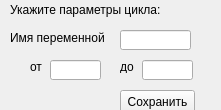
    <widget class="QWidget" name="page">
     <property name="geometry">
      <rect>
       <x>0</x>
       <y>0</y>
       <width>221</width>
       <height>110</height>
      </rect>
     </property>
     <attribute name="label">
      <string>for</string>
     </attribute>
     <widget class="QPushButton" name="pushButton_8">
      <property name="geometry">
       <rect>
        <x>120</x>
        <y>90</y>
        <width>75</width>
        <height>23</height>
       </rect>
      </property>
      <property name="toolTip">
       <string>&lt;html&gt;&lt;head/&gt;&lt;body&gt;&lt;p&gt;Сохранить параметры оператора&lt;/p&gt;&lt;/body&gt;&lt;/html&gt;</string>
      </property>
      <property name="text">
       <string>Сохранить</string>
      </property>
     </widget>
     <widget class="QLineEdit" name="lineEdit">
      <property name="geometry">
       <rect>
        <x>50</x>
        <y>60</y>
        <width>51</width>
        <height>20</height>
       </rect>
      </property>
     </widget>
     <widget class="QLineEdit" name="lineEdit_2">
      <property name="geometry">
       <rect>
        <x>142</x>
        <y>60</y>
        <width>51</width>
        <height>20</height>
       </rect>
      </property>
     </widget>
     <widget class="QLabel" name="label_2">
      <property name="geometry">
       <rect>
        <x>30</x>
        <y>60</y>
        <width>47</width>
        <height>13</height>
       </rect>
      </property>
      <property name="text">
       <string>от</string>
      </property>
     </widget>
     <widget class="QLabel" name="label_3">
      <property name="geometry">
       <rect>
        <x>120</x>
        <y>60</y>
        <width>47</width>
        <height>13</height>
       </rect>
      </property>
      <property name="text">
       <string>до</string>
      </property>
     </widget>
     <widget class="QLabel" name="label_4">
      <property name="geometry">
       <rect>
        <x>10</x>
        <y>0</y>
        <width>211</width>
        <height>21</height>
       </rect>
      </property>
      <property name="text">
       <string>&lt;html&gt;&lt;head/&gt;&lt;body&gt;&lt;p&gt;Укажите параметры цикла:&lt;/p&gt;&lt;/body&gt;&lt;/html&gt;</string>
      </property>
     </widget>
     <widget class="QLineEdit" name="lineEdit_11">
      <property name="geometry">
       <rect>
        <x>120</x>
        <y>30</y>
        <width>71</width>
        <height>20</height>
       </rect>
      </property>
      <property name="inputMethodHints">
       <set>Qt::ImhNone</set>
      </property>
     </widget>
     <widget class="QLabel" name="label_23">
      <property name="geometry">
       <rect>
        <x>10</x>
        <y>30</y>
        <width>121</width>
        <height>16</height>
       </rect>
      </property>
      <property name="text">
       <string>Имя переменной</string>
      </property>
     </widget>
    </widget>
